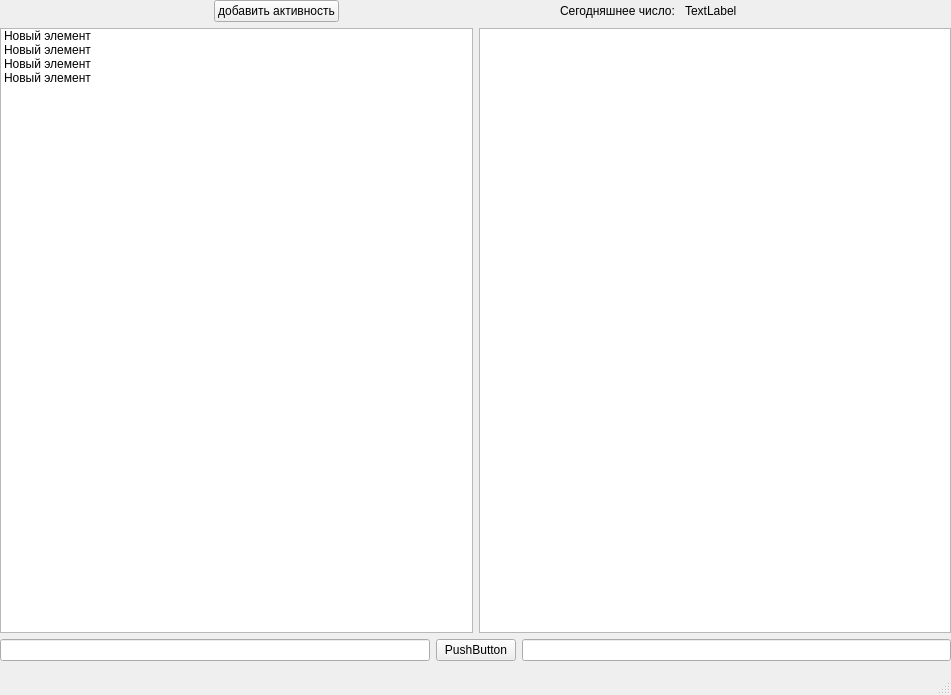
<?xml version="1.0" encoding="UTF-8"?>
<ui version="4.0">
 <class>ActivityWindow2</class>
 <widget class="QMainWindow" name="ActivityWindow2">
  <property name="geometry">
   <rect>
    <x>0</x>
    <y>0</y>
    <width>951</width>
    <height>695</height>
   </rect>
  </property>
  <property name="windowTitle">
   <string>MainWindow</string>
  </property>
  <widget class="QWidget" name="centralwidget">
   <widget class="QWidget" name="verticalLayoutWidget_2">
    <property name="geometry">
     <rect>
      <x>0</x>
      <y>0</y>
      <width>951</width>
      <height>661</height>
     </rect>
    </property>
    <layout class="QVBoxLayout" name="verticalLayout">
     <item>
      <layout class="QHBoxLayout" name="layoutHead">
       <item>
        <spacer name="horizontalSpacer_3">
         <property name="orientation">
          <enum>Qt::Horizontal</enum>
         </property>
         <property name="sizeHint" stdset="0">
          <size>
           <width>40</width>
           <height>20</height>
          </size>
         </property>
        </spacer>
       </item>
       <item>
        <widget class="QPushButton" name="pushButton">
         <property name="text">
          <string>добавить активность</string>
         </property>
        </widget>
       </item>
       <item>
        <spacer name="horizontalSpacer">
         <property name="orientation">
          <enum>Qt::Horizontal</enum>
         </property>
         <property name="sizeHint" stdset="0">
          <size>
           <width>40</width>
           <height>20</height>
          </size>
         </property>
        </spacer>
       </item>
       <item>
        <widget class="QLabel" name="label">
         <property name="text">
          <string>Сегодняшнее число: </string>
         </property>
        </widget>
       </item>
       <item>
        <widget class="QLabel" name="labelCurrentDate">
         <property name="text">
          <string>TextLabel</string>
         </property>
        </widget>
       </item>
       <item>
        <spacer name="horizontalSpacer_4">
         <property name="orientation">
          <enum>Qt::Horizontal</enum>
         </property>
         <property name="sizeHint" stdset="0">
          <size>
           <width>40</width>
           <height>20</height>
          </size>
         </property>
        </spacer>
       </item>
      </layout>
     </item>
     <item>
      <layout class="QHBoxLayout" name="horizontalLayout_2">
       <item>
        <layout class="QVBoxLayout" name="l1">
         <item>
          <layout class="QHBoxLayout" name="horizontalLayout_3">
           <item>
            <widget class="QListWidget" name="listWidget">
             <item>
              <property name="text">
               <string>Новый элемент</string>
              </property>
             </item>
             <item>
              <property name="text">
               <string>Новый элемент</string>
              </property>
             </item>
             <item>
              <property name="text">
               <string>Новый элемент</string>
              </property>
             </item>
             <item>
              <property name="text">
               <string>Новый элемент</string>
              </property>
             </item>
            </widget>
           </item>
           <item>
            <widget class="QTextEdit" name="textEdit"/>
           </item>
          </layout>
         </item>
         <item>
          <layout class="QHBoxLayout" name="horizontalLayout">
           <item>
            <widget class="QLineEdit" name="lineEdit"/>
           </item>
           <item>
            <widget class="QPushButton" name="pushButton_2">
             <property name="text">
              <string>PushButton</string>
             </property>
            </widget>
           </item>
           <item>
            <widget class="QLineEdit" name="lineEdit_2"/>
           </item>
          </layout>
         </item>
        </layout>
       </item>
      </layout>
     </item>
    </layout>
   </widget>
  </widget>
  <widget class="QMenuBar" name="menubar">
   <property name="geometry">
    <rect>
     <x>0</x>
     <y>0</y>
     <width>951</width>
     <height>20</height>
    </rect>
   </property>
  </widget>
  <widget class="QStatusBar" name="statusbar"/>
 </widget>
 <resources/>
 <connections/>
</ui>
